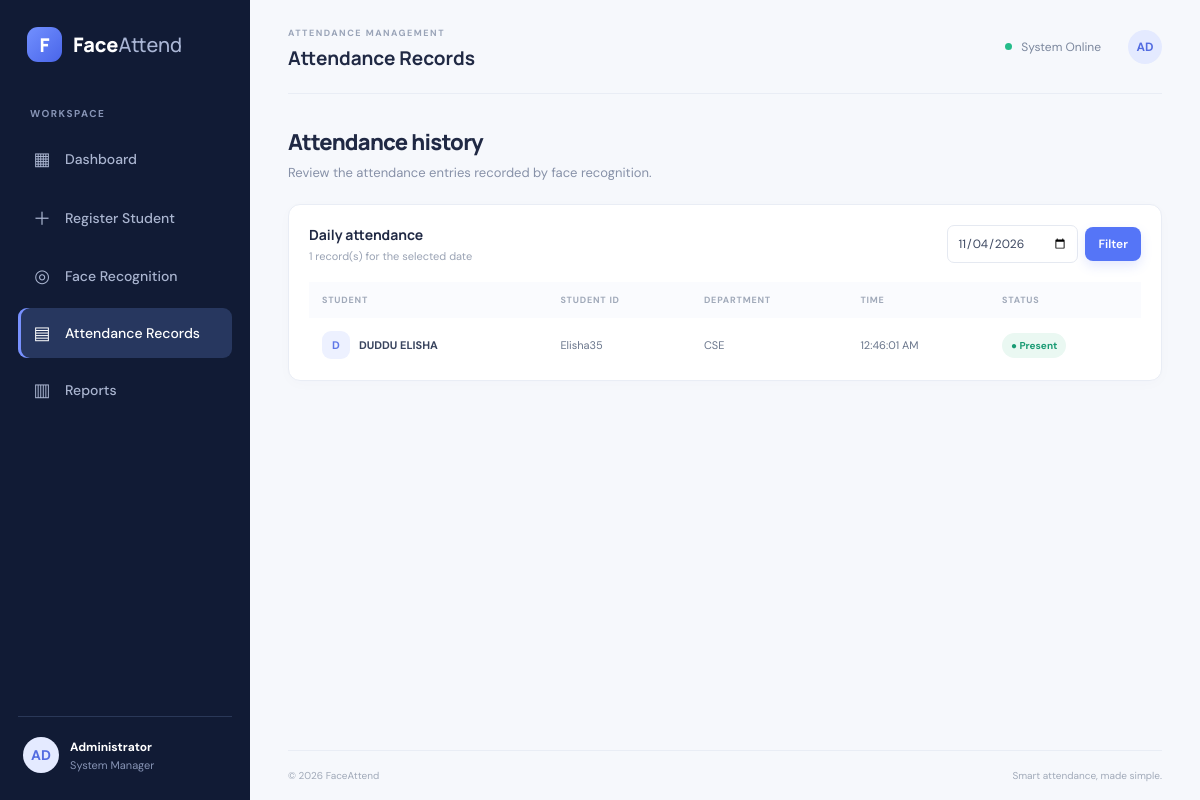
Page /records on the committed database.
### tables this page shows
CREATE TABLE attendance (
            id INTEGER PRIMARY KEY AUTOINCREMENT,
            student_id TEXT NOT NULL,
            attendance_date TEXT NOT NULL,
            attendance_time TEXT NOT NULL,
            status TEXT NOT NULL,
            UNIQUE(student_id, attendance_date),
            FOREIGN KEY(student_id) REFERENCES students(student_id)
        );

CREATE TABLE students (
            id INTEGER PRIMARY KEY AUTOINCREMENT,
            student_id TEXT UNIQUE NOT NULL,
            name TEXT NOT NULL,
            department TEXT NOT NULL,
            created_at TEXT NOT NULL
        );

### app.py (the view)
@app.route("/records")
def records():
    selected_date = request.args.get("date", date.today().isoformat())
    return render_template("records.html", records=list_attendance(selected_date), selected_date=selected_date)

### database.py (called while the page is built)
@contextmanager
def get_db():
    conn = sqlite3.connect(DB_PATH)
    conn.row_factory = sqlite3.Row
    try:
        yield conn
        conn.commit()
    finally:
        conn.close()

def list_attendance(selected_date):
    with get_db() as conn:
        return conn.execute("""
            SELECT a.student_id, s.name, s.department, a.attendance_date, a.attendance_time, a.status
            FROM attendance a JOIN students s ON s.student_id=a.student_id
            WHERE a.attendance_date=? ORDER BY a.attendance_time DESC
        """, (selected_date,)).fetchall()

### templates/records.html (shortened to what this page needs)
{% extends "base.html" %}
{% block heading %}Attendance Records{% endblock %}
{% block content %}
<div class="page-intro"><h1>Attendance history</h1><p>Review the attendance entries recorded by face recognition.</p></div>
<div class="panel table-panel"><div class="panel-heading"><div><h3>Daily attendance</h3><p>{{ records|length }} record(s) for the selected date</p></div><form class="date-filter" method="GET"><input type="date" name="date" value="{{ selected_date }}"><button class="button primary small" type="submit">Filter</button></form></div>
<div class="table-wrap"><table><thead><tr><th>STUDENT</th><th>STUDENT ID</th><th>DEPARTMENT</th><th>TIME</th><th>STATUS</th></tr></thead><tbody>
{% for row in records %}<tr><td><div class="person-cell"><span class="person-avatar">{{ row.name[:1]|upper }}</span><strong>{{ row.name }}</strong></div></td><td>{{ row.student_id }}</td><td>{{ row.department }}</td><td>{{ row.attendance_time }}</td><td><span class="attendance-badge">● {{ row.status }}</span></td></tr>{% else %}<tr><td colspan="5" class="empty-state">No attendance records for this date.</td></tr>{% endfor %}
</tbody></table></div></div>
{% endblock %}

### static/css/style.css (style rules this page uses)
:root { --navy:#111b35;--navy2:#1a2748;--blue:#5575f7;--text:#202944;--muted:#8791a8;--line:#e9edf5;--bg:#f6f8fc;--green:#1ba982 }
* { box-sizing:border-box }
body { margin:0;background:var(--bg);color:var(--text);font-family:'DM Sans',sans-serif;font-size:14px }
.welcome-row h1,.page-intro h1 { font:800 24px Manrope;margin:0 0 7px;letter-spacing:-.7px }
.welcome-row p,.page-intro p { color:var(--muted);margin:0;font-size:13px }
.button { border:0;border-radius:8px;padding:11px 16px;font:600 12px 'DM Sans';text-decoration:none;display:inline-flex;justify-content:center;align-items:center;gap:8px;cursor:pointer;transition:.2s }
.button.primary { background:var(--blue);color:white;box-shadow:0 5px 12px #5575f72a }
.button.small { padding:9px 13px }
.stat-card,.panel { background:white;border:1px solid var(--line);border-radius:12px;box-shadow:0 3px 14px #25345c05 }
.panel { padding:20px;margin-bottom:18px }
.panel-heading { display:flex;justify-content:space-between;align-items:center;margin-bottom:19px }
.panel-heading h3 { font:700 14px Manrope;margin:0 0 5px }
.panel-heading p { margin:0;color:#9aa3b4;font-size:11px }
.status-pill,.attendance-badge { background:#eaf8f2;color:#1a9b74;border-radius:20px;padding:6px 9px;font-size:10px;font-weight:700;white-space:nowrap }
.table-panel { padding-bottom:8px }
.table-wrap { overflow-x:auto }
table { border-collapse:collapse;width:100%;text-align:left;white-space:nowrap }
th { font-size:9px;letter-spacing:.8px;color:#a0a9b9;font-weight:700;padding:12px 13px;background:#fafbfe }
td { padding:13px;border-bottom:1px solid #f0f2f6;color:#69758b;font-size:11px }
tbody tr:last-child td { border-bottom:0 }
.person-cell { display:flex;align-items:center;gap:9px }
.person-cell strong { color:#39445e;font-size:11px }
.person-avatar { width:28px;height:28px;border-radius:9px;background:#edf1ff;color:#6078e7;display:grid;place-items:center;font-weight:700 }
.page-intro { margin:3px 0 23px }
.page-intro h1 { font-size:22px }
.form-stack input,.form-stack select,.date-filter input { width:100%;border:1px solid #e5e9f1;border-radius:7px;padding:12px;color:#3e4962;background:#fff;font:12px 'DM Sans';outline:none }
.date-filter { display:flex;gap:7px;align-items:center }
.date-filter input { width:auto;padding:9px }

### rows in the picture
attendance: name "D", name "DUDDU ELISHA", student_id "Elisha35", department "CSE", attendance_time "12:46:01 AM", status "Present"

### other values in the picture
{{ records|length }} "1"
